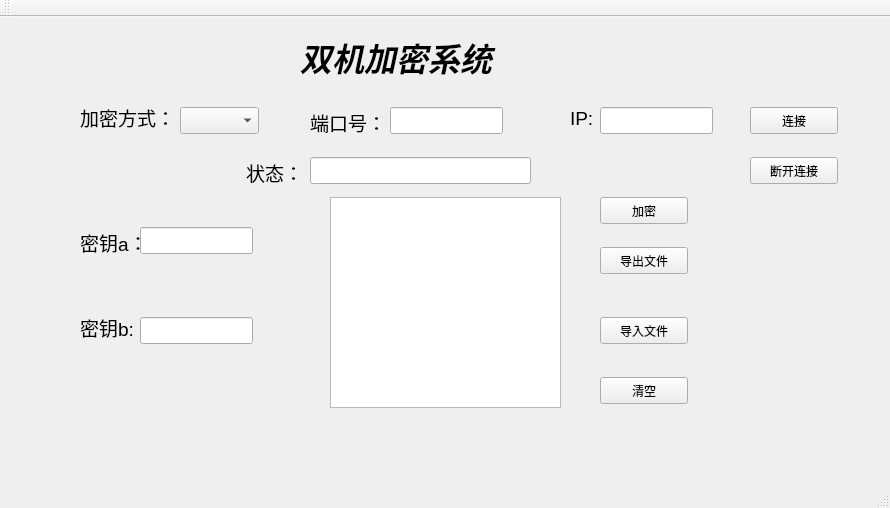
<?xml version="1.0" encoding="UTF-8"?>
<ui version="4.0">
 <class>MainWindow</class>
 <widget class="QMainWindow" name="MainWindow">
  <property name="geometry">
   <rect>
    <x>0</x>
    <y>0</y>
    <width>890</width>
    <height>508</height>
   </rect>
  </property>
  <property name="windowTitle">
   <string>MainWindow</string>
  </property>
  <widget class="QWidget" name="centralWidget">
   <widget class="QLabel" name="label">
    <property name="geometry">
     <rect>
      <x>300</x>
      <y>10</y>
      <width>241</width>
      <height>61</height>
     </rect>
    </property>
    <property name="text">
     <string>&lt;html&gt;&lt;head/&gt;&lt;body&gt;&lt;p&gt;&lt;span style=&quot; font-size:24pt; font-weight:600; font-style:italic;&quot;&gt;双机加密系统&lt;/span&gt;&lt;/p&gt;&lt;/body&gt;&lt;/html&gt;</string>
    </property>
   </widget>
   <widget class="QLabel" name="label_2">
    <property name="geometry">
     <rect>
      <x>80</x>
      <y>80</y>
      <width>91</width>
      <height>41</height>
     </rect>
    </property>
    <property name="text">
     <string>&lt;html&gt;&lt;head/&gt;&lt;body&gt;&lt;p&gt;&lt;span style=&quot; font-size:14pt;&quot;&gt;加密方式：&lt;/span&gt;&lt;/p&gt;&lt;/body&gt;&lt;/html&gt;</string>
    </property>
   </widget>
   <widget class="QComboBox" name="comboBox">
    <property name="geometry">
     <rect>
      <x>180</x>
      <y>90</y>
      <width>79</width>
      <height>27</height>
     </rect>
    </property>
    <item>
     <property name="text">
      <string/>
     </property>
    </item>
    <item>
     <property name="text">
      <string>Caesar</string>
     </property>
    </item>
    <item>
     <property name="text">
      <string>Affine</string>
     </property>
    </item>
    <item>
     <property name="text">
      <string>Vigenere</string>
     </property>
    </item>
    <item>
     <property name="text">
      <string>Playfair</string>
     </property>
    </item>
    <item>
     <property name="text">
      <string>Permutation</string>
     </property>
    </item>
    <item>
     <property name="text">
      <string>Column </string>
     </property>
    </item>
    <item>
     <property name="text">
      <string>RC4</string>
     </property>
    </item>
    <item>
     <property name="text">
      <string>DES</string>
     </property>
    </item>
    <item>
     <property name="text">
      <string>RSA</string>
     </property>
    </item>
   </widget>
   <widget class="QLabel" name="label_3">
    <property name="geometry">
     <rect>
      <x>310</x>
      <y>90</y>
      <width>81</width>
      <height>31</height>
     </rect>
    </property>
    <property name="text">
     <string>&lt;html&gt;&lt;head/&gt;&lt;body&gt;&lt;p&gt;&lt;span style=&quot; font-size:14pt;&quot;&gt;端口号：&lt;/span&gt;&lt;/p&gt;&lt;/body&gt;&lt;/html&gt;</string>
    </property>
   </widget>
   <widget class="QLineEdit" name="port_line">
    <property name="geometry">
     <rect>
      <x>390</x>
      <y>90</y>
      <width>113</width>
      <height>27</height>
     </rect>
    </property>
   </widget>
   <widget class="QLabel" name="label_4">
    <property name="geometry">
     <rect>
      <x>570</x>
      <y>90</y>
      <width>31</width>
      <height>19</height>
     </rect>
    </property>
    <property name="text">
     <string>&lt;html&gt;&lt;head/&gt;&lt;body&gt;&lt;p&gt;&lt;span style=&quot; font-size:14pt;&quot;&gt;IP:&lt;/span&gt;&lt;/p&gt;&lt;/body&gt;&lt;/html&gt;</string>
    </property>
   </widget>
   <widget class="QLineEdit" name="ip_line">
    <property name="geometry">
     <rect>
      <x>600</x>
      <y>90</y>
      <width>113</width>
      <height>27</height>
     </rect>
    </property>
   </widget>
   <widget class="QPushButton" name="pushButton">
    <property name="geometry">
     <rect>
      <x>750</x>
      <y>90</y>
      <width>88</width>
      <height>27</height>
     </rect>
    </property>
    <property name="text">
     <string>连接</string>
    </property>
   </widget>
   <widget class="QLabel" name="label_5">
    <property name="geometry">
     <rect>
      <x>246</x>
      <y>140</y>
      <width>71</width>
      <height>31</height>
     </rect>
    </property>
    <property name="text">
     <string>&lt;html&gt;&lt;head/&gt;&lt;body&gt;&lt;p&gt;&lt;span style=&quot; font-size:14pt;&quot;&gt;状态：&lt;/span&gt;&lt;/p&gt;&lt;/body&gt;&lt;/html&gt;</string>
    </property>
   </widget>
   <widget class="QLineEdit" name="condition">
    <property name="geometry">
     <rect>
      <x>310</x>
      <y>140</y>
      <width>221</width>
      <height>27</height>
     </rect>
    </property>
   </widget>
   <widget class="QTextEdit" name="plaintext">
    <property name="geometry">
     <rect>
      <x>330</x>
      <y>180</y>
      <width>231</width>
      <height>211</height>
     </rect>
    </property>
   </widget>
   <widget class="QPushButton" name="pushButton_2">
    <property name="geometry">
     <rect>
      <x>600</x>
      <y>180</y>
      <width>88</width>
      <height>27</height>
     </rect>
    </property>
    <property name="text">
     <string>加密</string>
    </property>
   </widget>
   <widget class="QPushButton" name="pushButton_3">
    <property name="geometry">
     <rect>
      <x>600</x>
      <y>230</y>
      <width>88</width>
      <height>27</height>
     </rect>
    </property>
    <property name="text">
     <string>导出文件</string>
    </property>
   </widget>
   <widget class="QPushButton" name="pushButton_4">
    <property name="geometry">
     <rect>
      <x>600</x>
      <y>300</y>
      <width>88</width>
      <height>27</height>
     </rect>
    </property>
    <property name="text">
     <string>导入文件</string>
    </property>
   </widget>
   <widget class="QPushButton" name="pushButton_5">
    <property name="geometry">
     <rect>
      <x>600</x>
      <y>360</y>
      <width>88</width>
      <height>27</height>
     </rect>
    </property>
    <property name="text">
     <string>清空</string>
    </property>
   </widget>
   <widget class="QLabel" name="label_6">
    <property name="geometry">
     <rect>
      <x>80</x>
      <y>210</y>
      <width>67</width>
      <height>31</height>
     </rect>
    </property>
    <property name="text">
     <string>&lt;html&gt;&lt;head/&gt;&lt;body&gt;&lt;p&gt;&lt;span style=&quot; font-size:14pt;&quot;&gt;密钥a：&lt;/span&gt;&lt;/p&gt;&lt;/body&gt;&lt;/html&gt;</string>
    </property>
   </widget>
   <widget class="QLineEdit" name="keyword_a">
    <property name="geometry">
     <rect>
      <x>140</x>
      <y>210</y>
      <width>113</width>
      <height>27</height>
     </rect>
    </property>
   </widget>
   <widget class="QLabel" name="label_7">
    <property name="geometry">
     <rect>
      <x>80</x>
      <y>290</y>
      <width>61</width>
      <height>41</height>
     </rect>
    </property>
    <property name="text">
     <string>&lt;html&gt;&lt;head/&gt;&lt;body&gt;&lt;p&gt;&lt;span style=&quot; font-size:14pt;&quot;&gt;密钥b:&lt;/span&gt;&lt;/p&gt;&lt;/body&gt;&lt;/html&gt;</string>
    </property>
   </widget>
   <widget class="QLineEdit" name="keyword_b">
    <property name="geometry">
     <rect>
      <x>140</x>
      <y>300</y>
      <width>113</width>
      <height>27</height>
     </rect>
    </property>
   </widget>
   <widget class="QPushButton" name="pushButton_6">
    <property name="geometry">
     <rect>
      <x>750</x>
      <y>140</y>
      <width>88</width>
      <height>27</height>
     </rect>
    </property>
    <property name="text">
     <string>断开连接</string>
    </property>
   </widget>
  </widget>
  <widget class="QMenuBar" name="menuBar">
   <property name="geometry">
    <rect>
     <x>0</x>
     <y>0</y>
     <width>890</width>
     <height>24</height>
    </rect>
   </property>
  </widget>
  <widget class="QToolBar" name="mainToolBar">
   <attribute name="toolBarArea">
    <enum>TopToolBarArea</enum>
   </attribute>
   <attribute name="toolBarBreak">
    <bool>false</bool>
   </attribute>
  </widget>
  <widget class="QStatusBar" name="statusBar"/>
 </widget>
 <layoutdefault spacing="6" margin="11"/>
 <resources/>
 <connections/>
</ui>
